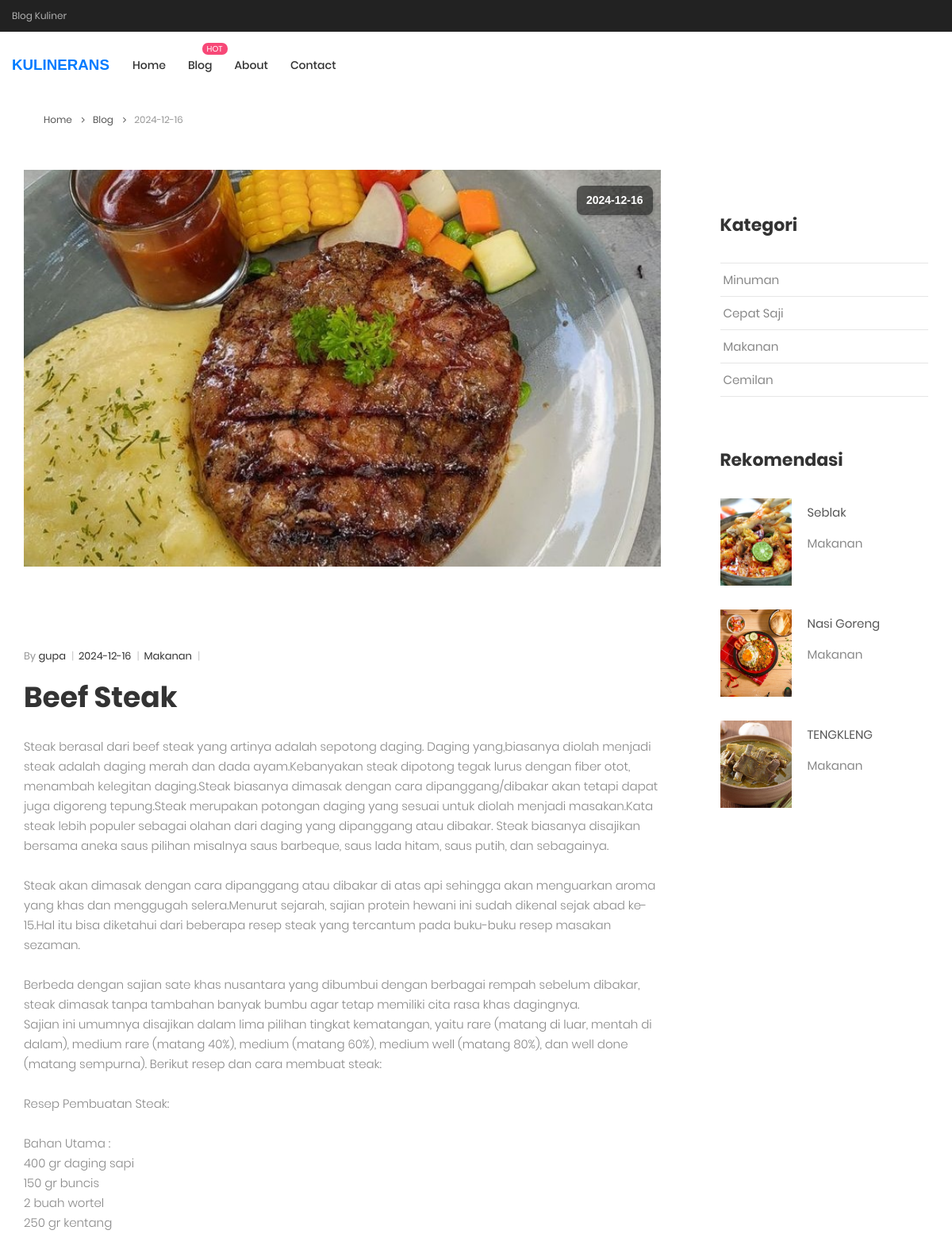
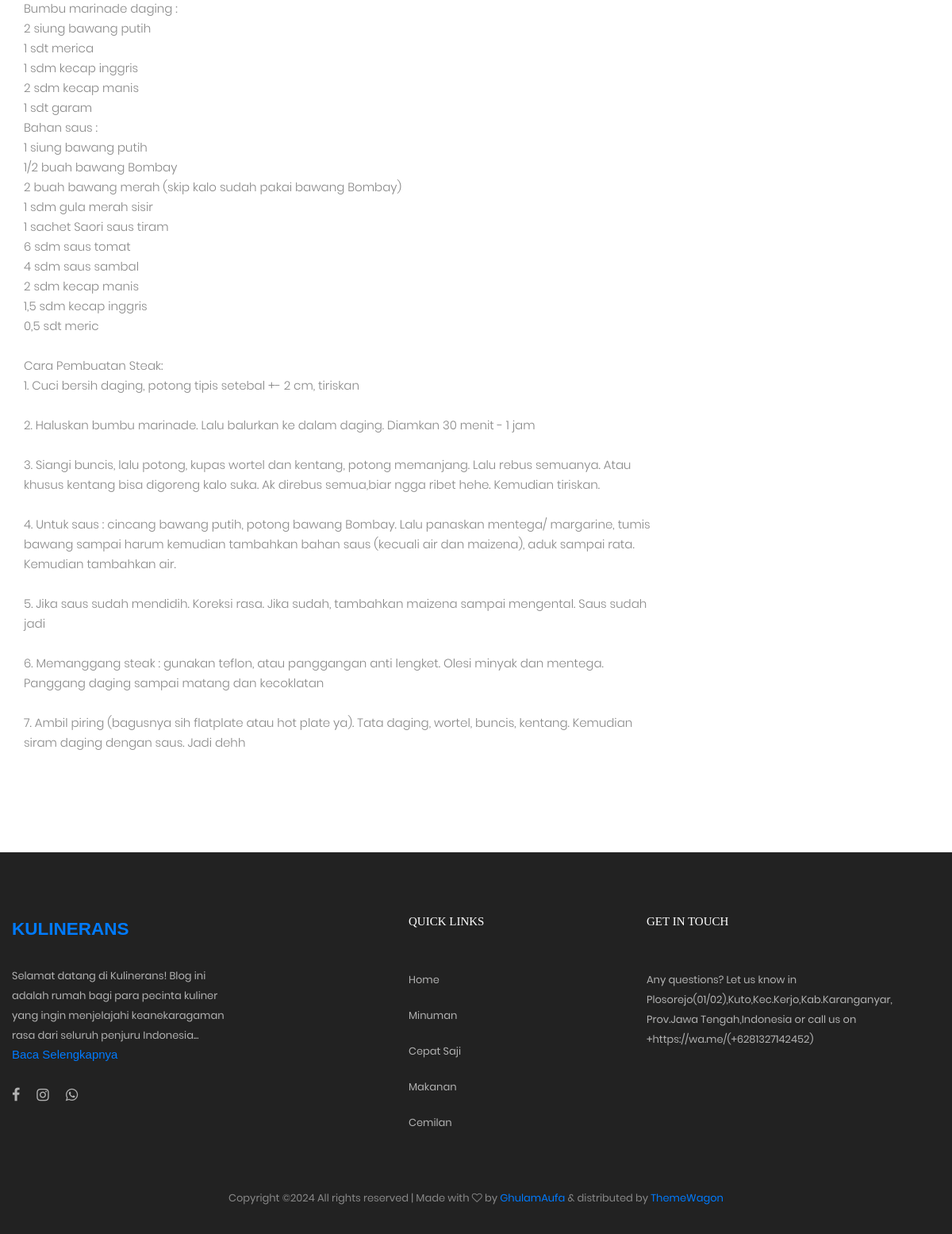
Screenshot of /detail/index/38 with the database file from the repository (2 pictures, top to bottom).
### tables this page shows
CREATE TABLE `konfigurasi` (
  `id_konfigurasi` int NOT NULL,
  `judul_website` varchar(200) NOT NULL,
  `profil_website` text NOT NULL,
  `instagram` varchar(100) NOT NULL,
  `facebook` varchar(100) NOT NULL,
  `email` varchar(100) NOT NULL,
  `alamat` varchar(150) NOT NULL,
  `no_wa` varchar(30) NOT NULL
);

CREATE TABLE `konten` (
  `id_konten` int NOT NULL,
  `judul` varchar(200) NOT NULL,
  `keterangan` text NOT NULL,
  `foto` varchar(50) NOT NULL,
  `slug` varchar(200) NOT NULL,
  `id_kategori` varchar(20) NOT NULL,
  `tanggal` date NOT NULL,
  `username` varchar(50) NOT NULL
);

CREATE TABLE `kategori` (
  `id_kategori` int NOT NULL,
  `nama_kategori` varchar(200) NOT NULL
);

### application/libraries/template.php (called while the page is built, shortened)
<?php
class Template{
    var $template_data = array();
    function set($name, $value){
        $this->template_data[$name] = $value;
    }
    function load($template = '', $view = '' , $view_data = array(), $return = FALSE){
        $this->CI =& get_instance();
        $this->set('contents', $this->CI->load->view($view, $view_data, TRUE));
        return $this->CI->load->view($template, $this->template_data, $return);
    }
}

### application/controllers/Detail.php (called while the page is built, shortened)
<?php
class Detail extends CI_Controller {
	public function index($id) {
        $this->db->from('konfigurasi');
        $konfig = $this->db->get()->row();
        $this->db->from('caraousel');
        $caraousel = $this->db->get()->result_array();
        $this->db->select('konten.*, kategori.nama_kategori');
        $this->db->from('konten');
        $this->db->join('kategori', 'kategori.id_kategori = konten.id_kategori');
        $this->db->where('konten.id_konten', $id);
        $konten = $this->db->get()->result_array();
        $id_kategori = $konten[0]['id_kategori'];
        $this->db->select('konten.judul,konten.foto,konten.id_kategori,konten.id_konten, kategori.nama_kategori');
        $this->db->from('konten');
        $this->db->join('kategori', 'kategori.id_kategori = konten.id_kategori');
        $this->db->where('konten.id_kategori', $id_kategori);
        $this->db->where('konten.id_konten !=', $id);
        $this->db->order_by('RAND()');
        $this->db->limit(3);
        $rekomendasi = $this->db->get()->result_array();
        $this->db->from('kategori');
        $kategori = $this->db->get()->result_array();
        $data = array(
            'judul' => "Beranda | Ghaufaa",
            'konfig' => $konfig,
            'kategori' => $kategori,
            'caraousel' => $caraousel,
            'konten' => $konten,
            'rekomendasi' => $rekomendasi,
        );
        $this->template->load('template_user', 'user/detail', $data);
    }
}

### index.php (called while the page is built, shortened)
<?php
require_once BASEPATH.'core/CodeIgniter.php';

### application/views/user/detail.php (the view, shortened to what this page needs)
<div class="container" style="margin-top: 70px;">
	<div class="container">
		<div class="bread-crumb flex-w p-l-25 p-r-15 p-t-30 p-lr-0-lg">
			<a href="<?= base_url(); ?>" class="stext-109 cl8 hov-cl1 trans-04">
				Home
				<i class="fa fa-angle-right m-l-9 m-r-10" aria-hidden="true"></i>
			</a>
			<a href="<?= base_url('shop'); ?>" class="stext-109 cl8 hov-cl1 trans-04">
				Blog
				<i class="fa fa-angle-right m-l-9 m-r-10" aria-hidden="true"></i>
			</a>
			<?php foreach($konten as $uu){ ?>
			<span class="stext-109 cl4">
				<?= $uu['tanggal'] ?>
			</span>
			<?php } ?>
		</div>
	</div>
	<section class="bg0 p-t-52 p-b-20">
		<div class="container">
			<div class="row">
				<div class="col-md-8 col-lg-9 p-b-80">
					<div class="p-r-45 p-r-0-lg">
						<?php foreach($konten as $uu){ ?>
						<div class="wrap-pic-w how-pos5-parent">
							<img src="<?= base_url('assets/upload/konten/' . $uu['foto']) ?>" alt="<?= $uu['judul'] ?>">
							<div class="flex-col-c-m size-123 bg9">
								<span class="date cl2 txt-center">
									<?= $uu['tanggal'] ?>
								</span>
							</div>
						</div>
						<div class="p-t-32">
							<span class="flex-w flex-m stext-111 cl2 p-b-19">
								<span>
									<span class="cl4">By</span> <?= $uu['username'] ?>
									<span class="cl12 m-l-4 m-r-6">|</span>
								</span>
								<span>
									<?= $uu['tanggal'] ?>
									<span class="cl12 m-l-4 m-r-6">|</span>
								</span>
								<span>
									<?= $uu['nama_kategori'] ?>
									<span class="cl12 m-l-4 m-r-6">|</span>
								</span>
							</span>
							<h4 class="ltext-109 cl2 p-b-28">
								<?= $uu['judul'] ?>
							</h4>
							<p class="stext-117 cl6 p-b-26">
								<?= nl2br($uu['keterangan']) ?>
							</p>
						</div>
						<?php } ?>
					</div>
				</div>
				<div class="col-md-4 col-lg-3 p-b-80">
					<div class="side-menu">
						<div class="p-t-55">
							<h4 class="mtext-112 cl2 p-b-33">Kategori</h4>
							<ul>
								<?php foreach($kategori as $kate){ ?>
								<li class="bor18">
									<a href="<?= base_url('shop?category=') . $kate['id_kategori'] ?>"
										class="dis-block stext-115 cl6 hov-cl1 trans-04 p-tb-8 p-lr-4">
										<?= $kate['nama_kategori'] ?>
									</a>
								</li>
								<?php } ?>
							</ul>
						</div>
						<div class="p-t-65">
							<h4 class="mtext-112 cl2 p-b-33">
								Rekomendasi
							</h4>
							<ul>
								<?php
								foreach ($rekomendasi as $uu) {
									?>
								<li class="flex-w flex-t p-b-30">
									<a href="<?= base_url('detail/index/' . $uu['id_konten']) ?>"
										class="wrao-pic-w size-214 hov-ovelay1 m-r-20">
										<div class="img-crop">
											<img src="<?= base_url('assets/upload/konten/' . $uu['foto']) ?>"
												alt="<?= $uu['judul'] ?>">
										</div>
									</a>
									<div class="size-215 flex-col-t p-t-8">
										<a href="" class="stext-116 cl8 hov-cl1 trans-04">
											<?= $uu['judul'] ?>
										</a>
										<span class="stext-116 cl6 p-t-20">
											<?= $uu['nama_kategori'] ?>
										</span>
									</div>
								</li>
								<?php } ?>
							</ul>
						</div>
					</div>
				</div>
			</div>
		</div>
	</section>
</div>

### application/views/template_user.php (shortened to what this page needs)
<!DOCTYPE html>
<html lang="en">
<head>
	<?php require_once('user/layout/css.php');?>
</head>
<body class="animsition">
<header>
<?php require_once('user/layout/sidebar.php');?>
</header>
	<div class="page-wrapper">
        <div class="content">
            <?php echo $contents?>
        </div>
    </div>
	<?php require_once('user/layout/footer.php');?>
</body>
</html>

### application/views/user/layout/css.php (shortened to what this page needs)
<link rel="stylesheet" type="text/css"
	href="<?= base_url('assets/front/'); ?>vendor/bootstrap/css/bootstrap.min.css">
<link rel="stylesheet" type="text/css"
	href="<?= base_url('assets/front/'); ?>fonts/font-awesome-4.7.0/css/font-awesome.min.css">
<link rel="stylesheet" type="text/css"
	href="<?= base_url('assets/front/'); ?>fonts/iconic/css/material-design-iconic-font.min.css">
<link rel="stylesheet" type="text/css"
	href="<?= base_url('assets/front/'); ?>fonts/linearicons-v1.0.0/icon-font.min.css">
<link rel="stylesheet" type="text/css" href="<?= base_url('assets/front/'); ?>vendor/animate/animate.css">
<link rel="stylesheet" type="text/css"
	href="<?= base_url('assets/front/'); ?>vendor/css-hamburgers/hamburgers.min.css">
<link rel="stylesheet" type="text/css"
	href="<?= base_url('assets/front/'); ?>vendor/animsition/css/animsition.min.css">
<link rel="stylesheet" type="text/css" href="<?= base_url('assets/front/'); ?>vendor/select2/select2.min.css">
<link rel="stylesheet" type="text/css"
	href="<?= base_url('assets/front/'); ?>vendor/daterangepicker/daterangepicker.css">
<link rel="stylesheet" type="text/css" href="<?= base_url('assets/front/'); ?>vendor/slick/slick.css">
<link rel="stylesheet" type="text/css"
	href="<?= base_url('assets/front/'); ?>vendor/MagnificPopup/magnific-popup.css">
<link rel="stylesheet" type="text/css"
	href="<?= base_url('assets/front/'); ?>vendor/perfect-scrollbar/perfect-scrollbar.css">
<link rel="stylesheet" type="text/css" href="<?= base_url('assets/front/'); ?>css/util.css">
<link rel="stylesheet" type="text/css" href="<?= base_url('assets/front/'); ?>css/main.css">

### application/views/user/layout/sidebar.php (shortened to what this page needs)
<div class="container-menu-desktop">
	<div class="top-bar">
		<div class="content-topbar flex-sb-m h-full container">
			<div class="left-top-bar">
				Blog Kuliner
			</div>
		</div>
	</div>
	<div class="wrap-menu-desktop">
		<nav class="limiter-menu-desktop container">
			<a href="<?= base_url() ?>" class="navbar-brand font-weight-bold text-secondary">
				<span class="text-primary"><?= $konfig->judul_website; ?></span>
			</a>
			<?php
				$current_page = basename($_SERVER['REQUEST_URI']);
				$home_page = ['', 'index.php', base_url()];
				?>
			<div class="menu-desktop">
				<ul class="main-menu">
					<li class="<?= in_array($current_page, $home_page) ? 'active-menu' : '' ?>">
						<a href="<?= base_url() ?>">Home</a>
					</li>
					<li class="label1 <?= ($current_page == 'shop') ? 'active-menu' : '' ?>" data-label1="hot">
						<a href="<?= base_url('shop') ?>">Blog</a>
					</li>
					<li class="<?= ($current_page == 'about') ? 'active-menu' : '' ?>">
						<a href="<?= base_url('about') ?>">About</a>
					</li>
					<li class="<?= ($current_page == 'kontak') ? 'active-menu' : '' ?>">
						<a href="<?= base_url('kontak') ?>">Contact</a>
					</li>
				</ul>
			</div>
		</nav>
	</div>
</div>

### application/views/user/layout/footer.php (shortened to what this page needs)
<footer class="bg3 p-t-75 p-b-32">
		<div class="container">
			<div class="row">
				<div class="col-sm-6 col-lg-5 p-b-50">
					<a href="#" class="navbar-brand font-weight-bold text-secondary-301 cl0 p-b-30">
						<span class="text-primary"><?= $konfig->judul_website; ?></span>
					</a>
					<p class="stext-107 cl7 size-201" id="profil-website">
						<?= $konfig->profil_website; ?>
					</p>
					<a href="javascript:void(0);" id="read-more" style="display: none;">Baca Selengkapnya</a>
					<div class="p-t-27">
						<a href="<?= $konfig->facebook; ?>" class="fs-18 cl7 hov-cl1 trans-04 m-r-16">
							<i class="fa fa-facebook"></i>
						</a>
						<a href="<?= $konfig->instagram; ?>" class="fs-18 cl7 hov-cl1 trans-04 m-r-16">
							<i class="fa fa-instagram"></i>
						</a>
						<a href="<?= $konfig->no_wa; ?>" class="fs-18 cl7 hov-cl1 trans-04 m-r-16">
							<i class="fa fa-whatsapp"></i>
						</a>
					</div>
				</div>
				<div class="col-sm-6 col-lg-3 p-b-50">
					<h4 class="stext-301 cl0 p-b-30">
						Quick Links
					</h4>
					<ul>
						<li class="p-b-10">
							<a href="<?= base_url() ?>" class="stext-107 cl7 hov-cl1 trans-04">
								Home
							</a>
						</li>
						<?php foreach($kategori as $kate){ ?>
						<li class="p-b-10">
							<a href="<?= base_url('home/kategori/'.$kate['id_kategori'])?>"
								class="stext-107 cl7 hov-cl1 trans-04">
								<?= $kate['nama_kategori'] ?>
							</a>
						</li>
						<?php } ?>
					</ul>
				</div>
				<div class="col-sm-6 col-lg-4 p-b-50">
					<h4 class="stext-301 cl0 p-b-30">
						GET IN TOUCH
					</h4>
					<p class="stext-107 cl7 size-201">
						Any questions? Let us know in <?= $konfig->alamat; ?> or call us
						on +<?= $konfig->no_wa; ?>
					</p>
				</div>
			</div>
			<div>
				<p class="stext-107 cl6 txt-center">
					Copyright &copy; All rights reserved | Made with <i class="fa fa-heart-o" aria-hidden="true"></i> by <a
						href="https://www.instagram.com/ghaufaa_/" target="_blank">GhulamAufa</a> &amp; distributed by
					<a href="https://themewagon.com" target="_blank">ThemeWagon</a>
				</p>
			</div>
		</div>
	</footer>

### assets/front/css/main.css (style rules this page uses)
.container { max-width: 1380px; }
@media (max-width: 1600px) { .container { max-width: 1200px; } }
.container-menu-desktop { height: auto; width: 100%; position: relative; -webkit-transition: all 0.3s; -o-transition: all 0.3s; -moz-transition: all 0.3s; transition: all 0.3s; }
.top-bar { height: 40px; background-color: #222; }
.left-top-bar { font-family: Poppins-Regular; font-size: 12px; line-height: 1.8; color: #b2b2b2; }
.wrap-menu-desktop { position: fixed; z-index: 1100; background-color: transparent; width: 100%; height: 84px; top: 40px; left: 0px; -webkit-transition: height 0.3s, background-color 0.3s; -o-transition: height 0.3s, background-color 0.3s; -moz-transition: height 0.3s, background-color 0.3s; transition: height 0.3s, background-color 0.3s; }
.limiter-menu-desktop { height: 100%; display: -webkit-box; display: -webkit-flex; display: -moz-box; display: -ms-flexbox; display: flex; align-items: center; background-color: transparent; }
.menu-desktop { display: -webkit-box; display: -webkit-flex; display: -moz-box; display: -ms-flexbox; display: flex; align-items: center; height: 100%; }
.main-menu { list-style-type: none; margin: 0; display: -webkit-box; display: -webkit-flex; display: -moz-box; display: -ms-flexbox; display: flex; align-items: center; }
.main-menu > li { display: block; position: relative; padding: 20px 10px 20px 0px; margin: 0px 4px 0px 14px; }
.main-menu > li > a { font-family: Poppins-Medium; font-size: 14px; color: #333; padding: 5px 0px; transition: all 0.4s; -webkit-transition: all 0.4s; -o-transition: all 0.4s; -moz-transition: all 0.4s; }
.cl0 { color: #fff; }
.cl2 { color: #333; }
.cl4 { color: #999; }
.cl6 { color: #888; }
.cl7 { color: #b2b2b2; }
.cl8 { color: #555; }
.cl12 { color: #ccc; }
.stext-107 { font-family: Poppins-Regular; font-size: 13px; line-height: 1.923; }
.stext-109 { font-family: Poppins-Regular; font-size: 12px; line-height: 1.833333; }
.stext-111 { font-family: Poppins-Regular; font-size: 13px; line-height: 1.6923; }
.stext-115 { font-family: Poppins-Regular; font-size: 15px; line-height: 1.666667; }
.stext-116 { font-family: Poppins-Regular; font-size: 15px; line-height: 1.266667; }
.stext-117 { font-family: Poppins-Light; font-size: 15px; line-height: 1.666667; }
.stext-301 { font-family: Montserrat-Bold; font-size: 15px; line-height: 1.6; text-transform: uppercase; }
.mtext-112 { font-family: Poppins-Bold; font-size: 22px; line-height: 1.333333; }
.ltext-109 { font-family: Poppins-Bold; font-size: 36px; line-height: 1.2; }
.size-123 { width: 70px; min-height: 70px; }
.size-201 { max-width: 270px; }
.size-214 { width: 90px; }
.size-215 { width: calc(100% - 110px); }
.bg0 { background-color: #fff; }
.bg3 { background-color: #222; }
.bg9 { background-color: rgba(255,255,255,0.9); }
.bor18 { border-top: 1px solid #e6e6e6; }
.bor18:last-child { border-bottom: 1px solid #e6e6e6; }
.label1 { position: relative; }
.label1::after { content: attr(data-label1); font-family: Poppins-Regular; font-size: 10px; line-height: 15px; color: #fff; text-transform: uppercase; text-align: center; display: block; position: absolute; top: 3px; right: -9px; height: 15px; min-width: 32px; border-radius: 7px; padding: 0 4px; background-color: #f74877; }
.how-pos5-parent { position: relative; }
.hov-ovelay1 { position: relative; }
.hov-ovelay1::after { content: ""; display: block; position: absolute; width: 100%; height: 100%; top: 0; left: 0; background: rgba(103,117,214,0.8); opacity: 0; transition: all 0.3s; -webkit-transition: all 0.3s; -o-transition: all 0.3s; -moz-transition: all 0.3s; }
footer { background-color: #333; color: #ccc; }
footer .navbar-brand { font-size: 1.5rem; font-weight: bold; }
footer h4 { font-size: 1.2rem; color: #fff; margin-bottom: 20px; }
footer ul { list-style: none; padding: 0; margin: 0; }
footer ul li { margin-bottom: 10px; }
footer ul li a { color: #ccc; text-decoration: none; transition: color 0.3s; }

### application/views/user/layout/css.php (style rules this page uses)
.wrap-pic-w img { width: 100%; height: 500px; object-fit: cover; }
.wrap-pic-w .date { font-size: 14px; font-weight: bold; color: #ffffff; background-color: rgba(0, 0, 0, 0.5); padding: 8px 12px; border-radius: 8px; box-shadow: 0 2px 4px rgba(0, 0, 0, 0.2); display: inline-block; margin-top: 10px; position: absolute; top: 10px; right: 10px; }

### application/views/user/detail.php (style rules this page uses)
.img-crop { width: 90px; height: 110px; overflow: hidden; position: relative; }
.img-crop img { width: 100%; height: 100%; object-fit: cover; object-position: center; }

### rows the page displays
konfigurasi: judul_website "KULINERANS", profil_website "Selamat datang di Kulinerans! Blog ini adalah rumah bagi para pecinta kuliner yang ingin menjelajahi keanekaragaman rasa dari seluruh penjuru Indonesia...", alamat "Plosorejo(01/02),Kuto,Kec.Kerjo,Kab.Karanganyar, Prov.Jawa Tengah,Indonesia", no_wa "https://wa.me/(+6281327142452)"
konten: tanggal "2024-12-16", foto (picture), username "gupa", id_kategori.nama_kategori "Makanan", judul "Beef Steak", keterangan "Steak berasal dari beef steak yang artinya adalah sepotong daging. Daging yang,biasanya diolah menjadi steak adalah daging merah dan dada ayam.Kebanyakan steak dipotong tegak lurus dengan fiber otot, menambah kelegitan daging.Steak biasanya dimasak dengan cara dipanggang/dibakar akan tetapi dapat juga digoreng tepung.Steak merupakan potongan daging yang sesuai untuk diolah menjadi masakan.Kata steak lebih populer sebagai olahan dari daging yang dipanggang atau dibakar. Steak biasanya disajikan bersama aneka saus pilihan misalnya saus barbeque, saus lada hitam, saus putih, dan sebagainya. Steak akan dimasak dengan cara dipanggang atau dibakar di atas api sehingga akan menguarkan aroma yang…"
kategori: nama_kategori "Minuman"
kategori: nama_kategori "Cepat Saji"
kategori: nama_kategori "Makanan"
kategori: nama_kategori "Cemilan"
konten: foto (picture), judul "Seblak", id_kategori.nama_kategori "Makanan"
konten: foto (picture), judul "Nasi Goreng", id_kategori.nama_kategori "Makanan"
konten: foto (picture), judul "TENGKLENG", id_kategori.nama_kategori "Makanan"
